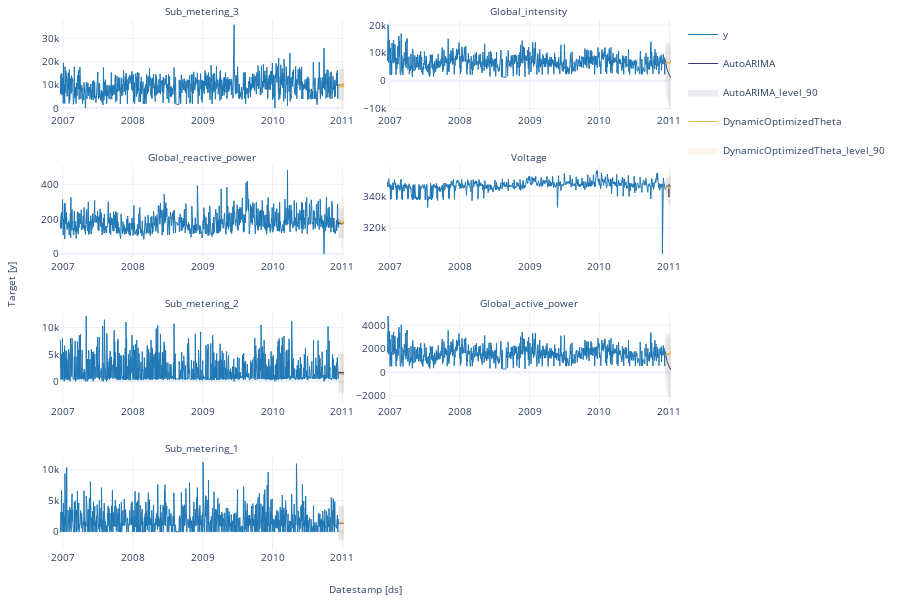

Here is the notebook cell this chart was saved with:
### Code cell
sf.plot(ed_data_long,forecast_df)
